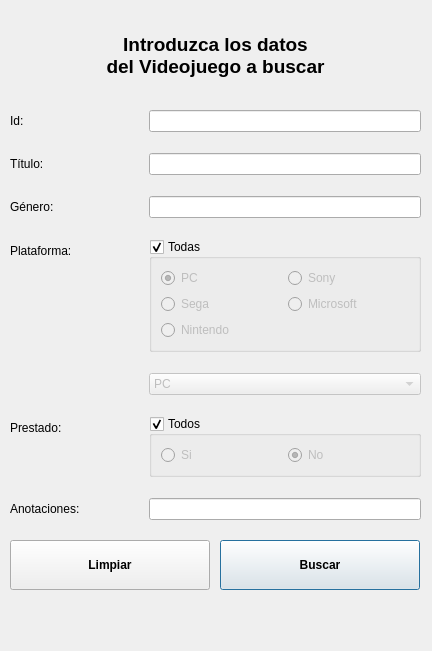
<?xml version="1.0" encoding="UTF-8"?>
<ui version="4.0">
 <class>MainWindow</class>
 <widget class="QMainWindow" name="MainWindow">
  <property name="geometry">
   <rect>
    <x>0</x>
    <y>0</y>
    <width>432</width>
    <height>651</height>
   </rect>
  </property>
  <property name="minimumSize">
   <size>
    <width>432</width>
    <height>651</height>
   </size>
  </property>
  <property name="maximumSize">
   <size>
    <width>432</width>
    <height>651</height>
   </size>
  </property>
  <property name="windowTitle">
   <string>Buscar Videojuego</string>
  </property>
  <property name="windowIcon">
   <iconset>
    <normaloff>imagenes_ventanas/mando.png</normaloff>imagenes_ventanas/mando.png</iconset>
  </property>
  <widget class="QWidget" name="centralwidget">
   <widget class="QLabel" name="lbl_introduzca_datos">
    <property name="geometry">
     <rect>
      <x>10</x>
      <y>10</y>
      <width>411</width>
      <height>90</height>
     </rect>
    </property>
    <property name="font">
     <font>
      <pointsize>14</pointsize>
      <weight>75</weight>
      <bold>true</bold>
     </font>
    </property>
    <property name="text">
     <string>Introduzca los datos
del Videojuego a buscar</string>
    </property>
    <property name="alignment">
     <set>Qt::AlignCenter</set>
    </property>
   </widget>
   <widget class="QLabel" name="lbl_ayuda">
    <property name="geometry">
     <rect>
      <x>10</x>
      <y>600</y>
      <width>411</width>
      <height>16</height>
     </rect>
    </property>
    <property name="styleSheet">
     <string notr="true">color: rgb(255, 0, 0);
font: 75 italic 8pt &quot;MS Sans Serif&quot;;</string>
    </property>
    <property name="text">
     <string>&lt;html&gt;&lt;head/&gt;&lt;body&gt;&lt;p&gt;&lt;br/&gt;&lt;/p&gt;&lt;/body&gt;&lt;/html&gt;</string>
    </property>
   </widget>
   <widget class="QPushButton" name="btn_buscar">
    <property name="geometry">
     <rect>
      <x>220</x>
      <y>540</y>
      <width>200</width>
      <height>50</height>
     </rect>
    </property>
    <property name="font">
     <font>
      <weight>75</weight>
      <bold>true</bold>
     </font>
    </property>
    <property name="text">
     <string>Buscar</string>
    </property>
    <property name="icon">
     <iconset>
      <normaloff>imagenes_ventanas/lupa.png</normaloff>imagenes_ventanas/lupa.png</iconset>
    </property>
    <property name="autoDefault">
     <bool>true</bool>
    </property>
    <property name="default">
     <bool>true</bool>
    </property>
   </widget>
   <widget class="QPushButton" name="btn_limpiar">
    <property name="geometry">
     <rect>
      <x>10</x>
      <y>540</y>
      <width>200</width>
      <height>50</height>
     </rect>
    </property>
    <property name="font">
     <font>
      <weight>75</weight>
      <bold>true</bold>
     </font>
    </property>
    <property name="text">
     <string>Limpiar</string>
    </property>
    <property name="icon">
     <iconset>
      <normaloff>imagenes_ventanas/escoba.png</normaloff>imagenes_ventanas/escoba.png</iconset>
    </property>
   </widget>
   <widget class="QLabel" name="lbl_resultado">
    <property name="geometry">
     <rect>
      <x>450</x>
      <y>10</y>
      <width>761</width>
      <height>90</height>
     </rect>
    </property>
    <property name="font">
     <font>
      <pointsize>14</pointsize>
      <weight>75</weight>
      <bold>true</bold>
     </font>
    </property>
    <property name="text">
     <string>Resultado</string>
    </property>
    <property name="alignment">
     <set>Qt::AlignCenter</set>
    </property>
   </widget>
   <widget class="QTableWidget" name="tbl_juegos_encontrados">
    <property name="geometry">
     <rect>
      <x>450</x>
      <y>110</y>
      <width>761</width>
      <height>421</height>
     </rect>
    </property>
    <property name="sizeAdjustPolicy">
     <enum>QAbstractScrollArea::AdjustToContents</enum>
    </property>
    <property name="editTriggers">
     <set>QAbstractItemView::NoEditTriggers</set>
    </property>
    <attribute name="horizontalHeaderCascadingSectionResizes">
     <bool>false</bool>
    </attribute>
    <attribute name="horizontalHeaderStretchLastSection">
     <bool>false</bool>
    </attribute>
    <column>
     <property name="text">
      <string>Id</string>
     </property>
     <property name="font">
      <font>
       <family>Arial</family>
       <pointsize>10</pointsize>
       <underline>true</underline>
      </font>
     </property>
    </column>
    <column>
     <property name="text">
      <string>Título</string>
     </property>
     <property name="font">
      <font>
       <family>Arial</family>
       <pointsize>10</pointsize>
       <underline>true</underline>
      </font>
     </property>
    </column>
    <column>
     <property name="text">
      <string>Plataforma</string>
     </property>
     <property name="font">
      <font>
       <family>Arial</family>
       <pointsize>10</pointsize>
       <underline>true</underline>
      </font>
     </property>
    </column>
    <column>
     <property name="text">
      <string>Género</string>
     </property>
     <property name="font">
      <font>
       <family>Arial</family>
       <pointsize>10</pointsize>
       <underline>true</underline>
      </font>
     </property>
    </column>
    <column>
     <property name="text">
      <string>Nota</string>
     </property>
     <property name="font">
      <font>
       <family>Arial</family>
       <pointsize>10</pointsize>
       <underline>true</underline>
      </font>
     </property>
    </column>
    <column>
     <property name="text">
      <string>Prestado</string>
     </property>
     <property name="font">
      <font>
       <family>Arial</family>
       <pointsize>10</pointsize>
       <underline>true</underline>
      </font>
     </property>
    </column>
    <column>
     <property name="text">
      <string>Apuntes</string>
     </property>
     <property name="font">
      <font>
       <family>Arial</family>
       <pointsize>10</pointsize>
       <underline>true</underline>
      </font>
     </property>
    </column>
    <column>
     <property name="text">
      <string>Imagen</string>
     </property>
     <property name="font">
      <font>
       <family>Arial</family>
       <pointsize>10</pointsize>
       <underline>true</underline>
      </font>
     </property>
    </column>
   </widget>
   <widget class="QPushButton" name="btn_editar">
    <property name="enabled">
     <bool>false</bool>
    </property>
    <property name="geometry">
     <rect>
      <x>800</x>
      <y>540</y>
      <width>200</width>
      <height>50</height>
     </rect>
    </property>
    <property name="font">
     <font>
      <weight>75</weight>
      <bold>true</bold>
     </font>
    </property>
    <property name="text">
     <string>Editar</string>
    </property>
    <property name="icon">
     <iconset>
      <normaloff>imagenes_ventanas/escribir.png</normaloff>imagenes_ventanas/escribir.png</iconset>
    </property>
   </widget>
   <widget class="QPushButton" name="btn_borrar">
    <property name="enabled">
     <bool>false</bool>
    </property>
    <property name="geometry">
     <rect>
      <x>1010</x>
      <y>540</y>
      <width>200</width>
      <height>50</height>
     </rect>
    </property>
    <property name="font">
     <font>
      <weight>75</weight>
      <bold>true</bold>
     </font>
    </property>
    <property name="text">
     <string>Borrar</string>
    </property>
    <property name="icon">
     <iconset>
      <normaloff>imagenes_ventanas/papelera.png</normaloff>imagenes_ventanas/papelera.png</iconset>
    </property>
   </widget>
   <widget class="QLabel" name="lbl_juegos_encontrados">
    <property name="geometry">
     <rect>
      <x>450</x>
      <y>600</y>
      <width>761</width>
      <height>16</height>
     </rect>
    </property>
    <property name="text">
     <string/>
    </property>
   </widget>
   <widget class="QWidget" name="formLayoutWidget">
    <property name="geometry">
     <rect>
      <x>10</x>
      <y>110</y>
      <width>411</width>
      <height>420</height>
     </rect>
    </property>
    <layout class="QFormLayout" name="lay_introduzca_datos">
     <property name="sizeConstraint">
      <enum>QLayout::SetDefaultConstraint</enum>
     </property>
     <property name="fieldGrowthPolicy">
      <enum>QFormLayout::AllNonFixedFieldsGrow</enum>
     </property>
     <property name="horizontalSpacing">
      <number>66</number>
     </property>
     <property name="verticalSpacing">
      <number>21</number>
     </property>
     <property name="bottomMargin">
      <number>0</number>
     </property>
     <item row="0" column="0">
      <widget class="QLabel" name="lbl_id">
       <property name="font">
        <font>
         <weight>50</weight>
         <bold>false</bold>
        </font>
       </property>
       <property name="text">
        <string>Id: </string>
       </property>
      </widget>
     </item>
     <item row="0" column="1">
      <widget class="QLineEdit" name="le_id">
       <property name="readOnly">
        <bool>false</bool>
       </property>
      </widget>
     </item>
     <item row="1" column="0">
      <widget class="QLabel" name="lbl_titulo">
       <property name="font">
        <font>
         <weight>50</weight>
         <bold>false</bold>
        </font>
       </property>
       <property name="text">
        <string>Título: </string>
       </property>
      </widget>
     </item>
     <item row="1" column="1">
      <widget class="QLineEdit" name="le_titulo"/>
     </item>
     <item row="2" column="0">
      <widget class="QLabel" name="lbl_genero">
       <property name="font">
        <font>
         <weight>50</weight>
         <bold>false</bold>
        </font>
       </property>
       <property name="text">
        <string>Género: </string>
       </property>
      </widget>
     </item>
     <item row="2" column="1">
      <widget class="QLineEdit" name="le_genero"/>
     </item>
     <item row="3" column="0">
      <widget class="QLabel" name="lbl_plataforma">
       <property name="font">
        <font>
         <weight>50</weight>
         <bold>false</bold>
        </font>
       </property>
       <property name="text">
        <string>Plataforma: </string>
       </property>
      </widget>
     </item>
     <item row="4" column="1">
      <widget class="QComboBox" name="cmb_plataforma">
       <property name="enabled">
        <bool>false</bool>
       </property>
       <item>
        <property name="text">
         <string>PC</string>
        </property>
       </item>
      </widget>
     </item>
     <item row="5" column="0">
      <widget class="QLabel" name="lbl_prestado">
       <property name="text">
        <string>Prestado: </string>
       </property>
      </widget>
     </item>
     <item row="6" column="0">
      <widget class="QLabel" name="lbl_anotaciones">
       <property name="text">
        <string>Anotaciones: </string>
       </property>
      </widget>
     </item>
     <item row="6" column="1">
      <widget class="QLineEdit" name="le_apuntes">
       <property name="sizePolicy">
        <sizepolicy hsizetype="Expanding" vsizetype="Fixed">
         <horstretch>0</horstretch>
         <verstretch>0</verstretch>
        </sizepolicy>
       </property>
      </widget>
     </item>
     <item row="3" column="1">
      <widget class="QGroupBox" name="gb_plataformas">
       <property name="enabled">
        <bool>true</bool>
       </property>
       <property name="title">
        <string>Todas</string>
       </property>
       <property name="checkable">
        <bool>true</bool>
       </property>
       <layout class="QGridLayout" name="gridLayout">
        <item row="2" column="0">
         <widget class="QRadioButton" name="rb_nintendo">
          <property name="enabled">
           <bool>false</bool>
          </property>
          <property name="text">
           <string>Nintendo</string>
          </property>
         </widget>
        </item>
        <item row="1" column="0">
         <widget class="QRadioButton" name="rb_sega">
          <property name="enabled">
           <bool>false</bool>
          </property>
          <property name="text">
           <string>Sega</string>
          </property>
         </widget>
        </item>
        <item row="1" column="1">
         <widget class="QRadioButton" name="rb_microsoft">
          <property name="enabled">
           <bool>false</bool>
          </property>
          <property name="text">
           <string>Microsoft</string>
          </property>
         </widget>
        </item>
        <item row="0" column="0">
         <widget class="QRadioButton" name="rb_pc">
          <property name="enabled">
           <bool>false</bool>
          </property>
          <property name="text">
           <string>PC</string>
          </property>
          <property name="checked">
           <bool>true</bool>
          </property>
         </widget>
        </item>
        <item row="0" column="1">
         <widget class="QRadioButton" name="rb_sony">
          <property name="enabled">
           <bool>false</bool>
          </property>
          <property name="text">
           <string>Sony</string>
          </property>
         </widget>
        </item>
       </layout>
      </widget>
     </item>
     <item row="5" column="1">
      <widget class="QGroupBox" name="gb_prestado">
       <property name="title">
        <string>Todos</string>
       </property>
       <property name="checkable">
        <bool>true</bool>
       </property>
       <layout class="QGridLayout" name="gridLayout_2">
        <item row="0" column="0">
         <widget class="QRadioButton" name="rb_prestado_si">
          <property name="enabled">
           <bool>false</bool>
          </property>
          <property name="text">
           <string>Si</string>
          </property>
          <property name="checked">
           <bool>false</bool>
          </property>
         </widget>
        </item>
        <item row="0" column="1">
         <widget class="QRadioButton" name="rb_prestado_no">
          <property name="enabled">
           <bool>false</bool>
          </property>
          <property name="text">
           <string>No</string>
          </property>
          <property name="checked">
           <bool>true</bool>
          </property>
         </widget>
        </item>
       </layout>
      </widget>
     </item>
    </layout>
   </widget>
  </widget>
 </widget>
 <resources/>
 <connections/>
</ui>
